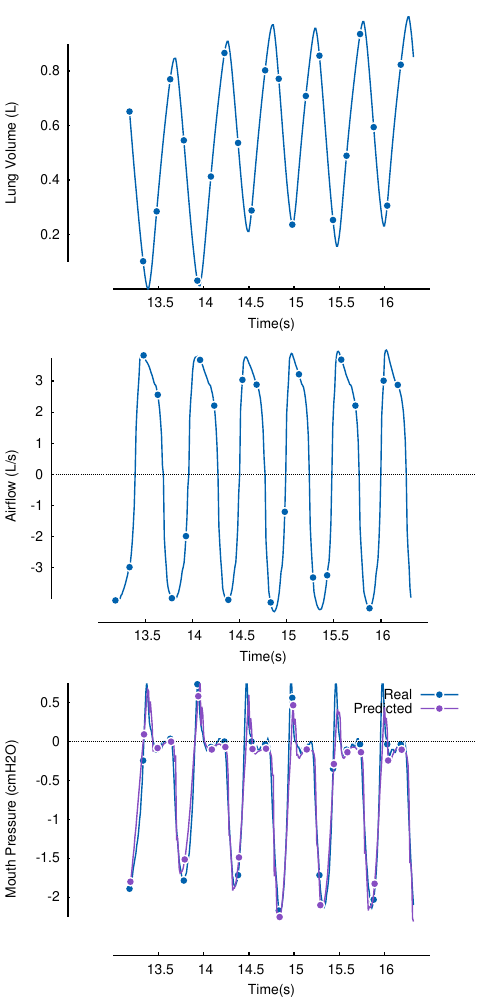

Generate this figure with gnuplot:
####################Output to eps file################
#set terminal epslatex size 5.0,2.62 color colortext
set terminal postscript eps size 5,10 enhanced color \
    font 'Helvetica,20' linewidth 2
set output 'predictedmouthpressure.eps'

##################### Plot Styling ####################
#Removes all borders
set border 0

#tics face outward from border, don't show ticks on x2 and y2 axes, scale major ticks down to 1/2 normal size
set ytics border nomirror in scale 0.5
set xtics border nomirror in scale 0.75

#Draws a line along the x,y-axes from <=x<= and <=y<=
set arrow from  13,0 to 16.5,0 nohead
set arrow from 12.5,0.1 to 12.5,0.9 nohead

#TODO eat
#Make tics starting at -30<=y<=30 every 10 units and 500<=x<=3000 every 500 units
set ytics 0.2,0.2,0.8 #offset 3.0,0
set xtics 13.5,0.5,16 #offset 3.0,0

#makes sure graph y-axis range is appropriate so tics are displayed appropriately
set yrange [0:1]
set xrange [12.5:17]

set xlabel "Time(s)" #offset 4.0,0,0
set ylabel "Lung Volume (L)"

#Removes legend
unset key

##################### Plot Data ########################

#Sets up ability for two plots.One overlayed on the other
set multiplot layout 3,1

#--------------------- Big Plot 1 ---------------------

#Set fancy linepoint style for graph
set style line 1 lc rgb '#0060ad' lt 1 lw 1 pt 7 pi -15 ps 1.5
set style line 2 lc rgb '#864cc1' lt 1 lw 1 pt 7 pi -15 ps 1.5
set pointintervalbox 2.25

 plot 'pant2.txt' using 1:9 with linespoints ls 1,

 ###################Airflow at the Mouth####################################################

 unset label
 unset arrow
 unset xlabel
 unset ylabel
 unset xtics
 unset ytics

 #tics face outward from border, don't show ticks on x2 and y2 axes, scale major ticks down to 1/2 normal size
 set ytics border nomirror in scale 0.5
 set xtics border nomirror in scale 0.75

 #Draws a line along the x,y-axes from <=x<= and <=y<=
 set arrow from  13,-4.75 to 16.5,-4.75 nohead
 set arrow from 12.5,-4.0 to 12.5,3.75 nohead

 #Make tics starting at -30<=y<=30 every 10 units and 500<=x<=3000 every 500 units
 set ytics -3,1,3 #offset 3.0,0
 set xtics 13.5,0.5,16 #offset 3.0,0

 #makes sure graph y-axis range is appropriate so tics are displayed appropriately
 set yrange [-4.75:4]
 set xrange [12.5:17]

 set xlabel "Time(s)" #offset 4.0,0,0
 set ylabel "Airflow (L/s)"

 plot 'pant2.txt' using 1:3 with linespoints ls 1, 0 ls 0 lt rgb "black",

####################PredictedReal Mouth Pressure Style and Plot#########################################

unset label
unset arrow
unset xlabel
unset ylabel
unset xtics
unset ytics
set key

#tics face outward from border, don't show ticks on x2 and y2 axes, scale major ticks down to 1/2 normal size
set ytics border nomirror in scale 0.5
set xtics border nomirror in scale 0.75

#Draws a line along the x,y-axes from <=x<= and <=y<=
set arrow from  13,-2.75 to 16.5,-2.75 nohead
set arrow from 12.5,-2.25 to 12.5,0.75 nohead

#Make tics starting at -30<=y<=30 every 10 units and 500<=x<=3000 every 500 units
set ytics -2,0.5,0.5 #offset 3.0,0
set xtics 13.5,0.5,16 #offset 3.0,0

#makes sure graph y-axis range is appropriate so tics are displayed appropriately
set yrange [-2.75:0.75]
set xrange [12.5:17]

#Removes legend
#unset key

set xlabel "Time(s)" #offset 4.0,0,0
set ylabel "Mouth Pressure (cmH2O)"

plot 'predictedmouthpressure.dat' using 1:2 title 'Real' with linespoints ls 1, 0 notitle ls 0 lt rgb "black", 'predictedmouthpressure.dat' using 1:3 title 'Predicted' with linespoints ls 2

###################### Reset Terminal Output #########
#releases multiplot
unset multiplot

set out
